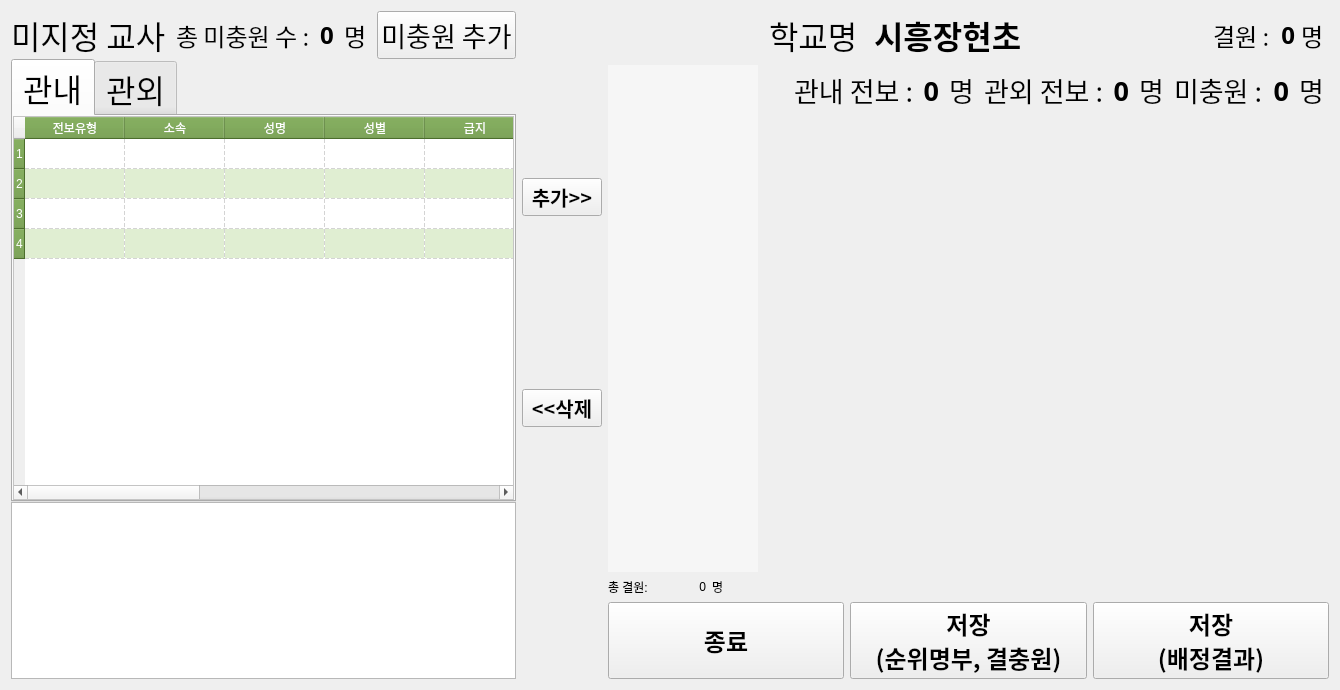
<?xml version="1.0" encoding="UTF-8"?>
<ui version="4.0">
 <class>WorkingField</class>
 <widget class="QWidget" name="WorkingField">
  <property name="geometry">
   <rect>
    <x>0</x>
    <y>0</y>
    <width>1293</width>
    <height>690</height>
   </rect>
  </property>
  <property name="mouseTracking">
   <bool>true</bool>
  </property>
  <property name="focusPolicy">
   <enum>Qt::NoFocus</enum>
  </property>
  <property name="windowTitle">
   <string>배치</string>
  </property>
  <layout class="QGridLayout" name="gridLayout">
   <item row="0" column="0" rowspan="4">
    <layout class="QVBoxLayout" name="verticalLayout_3">
     <property name="spacing">
      <number>0</number>
     </property>
     <item>
      <layout class="QHBoxLayout" name="horizontalLayout_7">
       <property name="spacing">
        <number>10</number>
       </property>
       <property name="topMargin">
        <number>0</number>
       </property>
       <item>
        <widget class="QLabel" name="label">
         <property name="sizePolicy">
          <sizepolicy hsizetype="Expanding" vsizetype="Preferred">
           <horstretch>0</horstretch>
           <verstretch>0</verstretch>
          </sizepolicy>
         </property>
         <property name="font">
          <font>
           <family>맑은 고딕</family>
           <pointsize>24</pointsize>
          </font>
         </property>
         <property name="text">
          <string>미지정 교사</string>
         </property>
        </widget>
       </item>
       <item>
        <widget class="QLabel" name="label_15">
         <property name="font">
          <font>
           <family>맑은 고딕</family>
           <pointsize>18</pointsize>
          </font>
         </property>
         <property name="text">
          <string>총 미충원 수 :</string>
         </property>
        </widget>
       </item>
       <item>
        <widget class="QLabel" name="label_total_term">
         <property name="font">
          <font>
           <family>맑은 고딕</family>
           <pointsize>18</pointsize>
           <weight>75</weight>
           <bold>true</bold>
          </font>
         </property>
         <property name="text">
          <string>0</string>
         </property>
        </widget>
       </item>
       <item>
        <widget class="QLabel" name="label_10">
         <property name="font">
          <font>
           <family>맑은 고딕</family>
           <pointsize>18</pointsize>
          </font>
         </property>
         <property name="text">
          <string>명</string>
         </property>
        </widget>
       </item>
       <item>
        <widget class="QPushButton" name="btn_add_term">
         <property name="font">
          <font>
           <family>맑은 고딕</family>
           <pointsize>20</pointsize>
           <weight>50</weight>
           <bold>false</bold>
          </font>
         </property>
         <property name="text">
          <string>미충원 추가</string>
         </property>
        </widget>
       </item>
      </layout>
     </item>
     <item>
      <layout class="QVBoxLayout" name="verticalLayout_4" stretch="5,2">
       <property name="spacing">
        <number>0</number>
       </property>
       <item>
        <widget class="QTabWidget" name="unspecified_tabWidget">
         <property name="font">
          <font>
           <family>맑은 고딕</family>
           <pointsize>24</pointsize>
          </font>
         </property>
         <property name="styleSheet">
          <string notr="true"/>
         </property>
         <property name="currentIndex">
          <number>0</number>
         </property>
         <widget class="QWidget" name="tab">
          <attribute name="title">
           <string>관내</string>
          </attribute>
          <layout class="QHBoxLayout" name="horizontalLayout_5">
           <property name="spacing">
            <number>0</number>
           </property>
           <property name="leftMargin">
            <number>0</number>
           </property>
           <property name="topMargin">
            <number>0</number>
           </property>
           <property name="rightMargin">
            <number>0</number>
           </property>
           <property name="bottomMargin">
            <number>0</number>
           </property>
           <item>
            <widget class="InternalTable" name="tableWidget_internal">
             <property name="focusPolicy">
              <enum>Qt::StrongFocus</enum>
             </property>
             <property name="autoFillBackground">
              <bool>true</bool>
             </property>
             <property name="styleSheet">
              <string notr="true">QHeaderView::section{
	background-color	: rgb(106, 154, 62);
	color: white;
}

QTableWidget{
	background:rgb(255, 255, 255);
	alternate-background-color:rgb(224, 238, 210);
	selection-background-color:transparent;
	show-decoration-selected:10;
}

QTableWidget::item:selected {
	background-color: rgb(37, 114, 71);
	color: white;
}</string>
             </property>
             <property name="sizeAdjustPolicy">
              <enum>QAbstractScrollArea::AdjustToContentsOnFirstShow</enum>
             </property>
             <property name="editTriggers">
              <set>QAbstractItemView::NoEditTriggers</set>
             </property>
             <property name="dragDropOverwriteMode">
              <bool>false</bool>
             </property>
             <property name="alternatingRowColors">
              <bool>true</bool>
             </property>
             <property name="selectionMode">
              <enum>QAbstractItemView::SingleSelection</enum>
             </property>
             <property name="selectionBehavior">
              <enum>QAbstractItemView::SelectRows</enum>
             </property>
             <property name="textElideMode">
              <enum>Qt::ElideMiddle</enum>
             </property>
             <property name="gridStyle">
              <enum>Qt::DashLine</enum>
             </property>
             <property name="sortingEnabled">
              <bool>true</bool>
             </property>
             <property name="wordWrap">
              <bool>true</bool>
             </property>
             <property name="cornerButtonEnabled">
              <bool>false</bool>
             </property>
             <property name="rowCount">
              <number>4</number>
             </property>
             <property name="columnCount">
              <number>11</number>
             </property>
             <attribute name="horizontalHeaderCascadingSectionResizes">
              <bool>true</bool>
             </attribute>
             <attribute name="horizontalHeaderHighlightSections">
              <bool>false</bool>
             </attribute>
             <attribute name="horizontalHeaderShowSortIndicator" stdset="0">
              <bool>true</bool>
             </attribute>
             <attribute name="horizontalHeaderStretchLastSection">
              <bool>false</bool>
             </attribute>
             <attribute name="verticalHeaderHighlightSections">
              <bool>false</bool>
             </attribute>
             <row/>
             <row/>
             <row/>
             <row/>
             <column>
              <property name="text">
               <string>전보유형</string>
              </property>
             </column>
             <column>
              <property name="text">
               <string>소속</string>
              </property>
             </column>
             <column>
              <property name="text">
               <string>성명</string>
              </property>
             </column>
             <column>
              <property name="text">
               <string>성별</string>
              </property>
             </column>
             <column>
              <property name="text">
               <string>급지</string>
              </property>
             </column>
             <column>
              <property name="text">
               <string>전보년수</string>
              </property>
             </column>
             <column>
              <property name="text">
               <string>전보점수</string>
              </property>
             </column>
             <column>
              <property name="text">
               <string>1지망</string>
              </property>
             </column>
             <column>
              <property name="text">
               <string>2지망</string>
              </property>
             </column>
             <column>
              <property name="text">
               <string>3지망</string>
              </property>
             </column>
             <column>
              <property name="text">
               <string>비고</string>
              </property>
             </column>
            </widget>
           </item>
          </layout>
         </widget>
         <widget class="QWidget" name="tab_2">
          <attribute name="title">
           <string>관외</string>
          </attribute>
          <layout class="QHBoxLayout" name="horizontalLayout_4">
           <property name="leftMargin">
            <number>0</number>
           </property>
           <property name="topMargin">
            <number>0</number>
           </property>
           <property name="rightMargin">
            <number>0</number>
           </property>
           <property name="bottomMargin">
            <number>0</number>
           </property>
           <item>
            <widget class="ExternalTable" name="tableWidget_external">
             <property name="styleSheet">
              <string notr="true">QHeaderView::section{
	background-color	: rgb(57, 135, 144);
	color: white;
}

QTableWidget{
	background:rgb(255, 255, 255);
	alternate-background-color:rgb(209, 235, 238);
	selection-background-color:transparent;
	show-decoration-selected:10;
}

QTableWidget::item:selected {
	background-color: rgb(99, 186, 194);
	color: white;
}</string>
             </property>
             <property name="sizeAdjustPolicy">
              <enum>QAbstractScrollArea::AdjustToContentsOnFirstShow</enum>
             </property>
             <property name="editTriggers">
              <set>QAbstractItemView::NoEditTriggers</set>
             </property>
             <property name="alternatingRowColors">
              <bool>true</bool>
             </property>
             <property name="selectionMode">
              <enum>QAbstractItemView::SingleSelection</enum>
             </property>
             <property name="selectionBehavior">
              <enum>QAbstractItemView::SelectRows</enum>
             </property>
             <property name="gridStyle">
              <enum>Qt::DashLine</enum>
             </property>
             <property name="sortingEnabled">
              <bool>true</bool>
             </property>
             <attribute name="horizontalHeaderCascadingSectionResizes">
              <bool>true</bool>
             </attribute>
             <attribute name="horizontalHeaderHighlightSections">
              <bool>false</bool>
             </attribute>
             <attribute name="verticalHeaderHighlightSections">
              <bool>false</bool>
             </attribute>
             <column>
              <property name="text">
               <string>전보유형</string>
              </property>
             </column>
             <column>
              <property name="text">
               <string>지역</string>
              </property>
             </column>
             <column>
              <property name="text">
               <string>학교명</string>
              </property>
             </column>
             <column>
              <property name="text">
               <string>직위</string>
              </property>
             </column>
             <column>
              <property name="text">
               <string>성명</string>
              </property>
             </column>
             <column>
              <property name="text">
               <string>생년월일</string>
              </property>
             </column>
             <column>
              <property name="text">
               <string>성별</string>
              </property>
             </column>
             <column>
              <property name="text">
               <string>교육총경력</string>
              </property>
             </column>
             <column>
              <property name="text">
               <string>심화전공</string>
              </property>
             </column>
             <column>
              <property name="text">
               <string>1희망지구</string>
              </property>
             </column>
             <column>
              <property name="text">
               <string>2희망지구</string>
              </property>
             </column>
             <column>
              <property name="text">
               <string>3희망지구</string>
              </property>
             </column>
             <column>
              <property name="text">
               <string>휴직종류</string>
              </property>
             </column>
             <column>
              <property name="text">
               <string>휴직시작일</string>
              </property>
             </column>
             <column>
              <property name="text">
               <string>휴직종료일</string>
              </property>
             </column>
             <column>
              <property name="text">
               <string>친인척학교명</string>
              </property>
             </column>
             <column>
              <property name="text">
               <string>관계</string>
              </property>
             </column>
             <column>
              <property name="text">
               <string>성명</string>
              </property>
             </column>
             <column>
              <property name="text">
               <string>주소</string>
              </property>
             </column>
             <column>
              <property name="text">
               <string>휴대폰</string>
              </property>
             </column>
             <column>
              <property name="text">
               <string>이메일</string>
              </property>
             </column>
             <column>
              <property name="text">
               <string>교통수단</string>
              </property>
             </column>
             <column>
              <property name="text">
               <string>비고</string>
              </property>
             </column>
            </widget>
           </item>
          </layout>
         </widget>
        </widget>
       </item>
       <item>
        <widget class="QTextEdit" name="teacherInfoEdit">
         <property name="font">
          <font>
           <pointsize>16</pointsize>
          </font>
         </property>
         <property name="readOnly">
          <bool>true</bool>
         </property>
        </widget>
       </item>
      </layout>
     </item>
    </layout>
   </item>
   <item row="0" column="1" rowspan="3">
    <layout class="QVBoxLayout" name="verticalLayout_2" stretch="0,0">
     <item>
      <widget class="QPushButton" name="btn_add">
       <property name="sizePolicy">
        <sizepolicy hsizetype="Minimum" vsizetype="Fixed">
         <horstretch>0</horstretch>
         <verstretch>0</verstretch>
        </sizepolicy>
       </property>
       <property name="font">
        <font>
         <family>맑은 고딕</family>
         <pointsize>15</pointsize>
         <weight>75</weight>
         <bold>true</bold>
        </font>
       </property>
       <property name="autoFillBackground">
        <bool>false</bool>
       </property>
       <property name="text">
        <string>추가&gt;&gt;</string>
       </property>
       <property name="default">
        <bool>false</bool>
       </property>
       <property name="flat">
        <bool>false</bool>
       </property>
      </widget>
     </item>
     <item>
      <widget class="QPushButton" name="btn_del">
       <property name="sizePolicy">
        <sizepolicy hsizetype="Minimum" vsizetype="Fixed">
         <horstretch>0</horstretch>
         <verstretch>0</verstretch>
        </sizepolicy>
       </property>
       <property name="font">
        <font>
         <family>맑은 고딕</family>
         <pointsize>15</pointsize>
         <weight>75</weight>
         <bold>true</bold>
        </font>
       </property>
       <property name="text">
        <string>&lt;&lt;삭제</string>
       </property>
      </widget>
     </item>
    </layout>
   </item>
   <item row="0" column="3" colspan="2">
    <layout class="QHBoxLayout" name="horizontalLayout_2" stretch="0,3,0,0,0">
     <property name="leftMargin">
      <number>5</number>
     </property>
     <property name="rightMargin">
      <number>5</number>
     </property>
     <item>
      <widget class="QLabel" name="label_8">
       <property name="sizePolicy">
        <sizepolicy hsizetype="Fixed" vsizetype="Preferred">
         <horstretch>0</horstretch>
         <verstretch>0</verstretch>
        </sizepolicy>
       </property>
       <property name="font">
        <font>
         <family>맑은 고딕</family>
         <pointsize>24</pointsize>
         <weight>50</weight>
         <bold>false</bold>
        </font>
       </property>
       <property name="text">
        <string>학교명</string>
       </property>
      </widget>
     </item>
     <item>
      <widget class="QLabel" name="label_school_name">
       <property name="font">
        <font>
         <family>맑은 고딕</family>
         <pointsize>24</pointsize>
         <weight>75</weight>
         <bold>true</bold>
        </font>
       </property>
       <property name="layoutDirection">
        <enum>Qt::RightToLeft</enum>
       </property>
       <property name="text">
        <string>시흥장현초</string>
       </property>
       <property name="alignment">
        <set>Qt::AlignLeading|Qt::AlignLeft|Qt::AlignVCenter</set>
       </property>
       <property name="indent">
        <number>10</number>
       </property>
      </widget>
     </item>
     <item>
      <widget class="QLabel" name="label_12">
       <property name="font">
        <font>
         <family>맑은 고딕</family>
         <pointsize>18</pointsize>
         <weight>50</weight>
         <bold>false</bold>
        </font>
       </property>
       <property name="text">
        <string>결원 : </string>
       </property>
      </widget>
     </item>
     <item>
      <widget class="QLabel" name="label_state">
       <property name="font">
        <font>
         <family>맑은 고딕</family>
         <pointsize>18</pointsize>
         <weight>75</weight>
         <bold>true</bold>
        </font>
       </property>
       <property name="text">
        <string>0</string>
       </property>
       <property name="alignment">
        <set>Qt::AlignRight|Qt::AlignTrailing|Qt::AlignVCenter</set>
       </property>
      </widget>
     </item>
     <item>
      <widget class="QLabel" name="label_13">
       <property name="font">
        <font>
         <family>맑은 고딕</family>
         <pointsize>18</pointsize>
         <weight>50</weight>
         <bold>false</bold>
        </font>
       </property>
       <property name="text">
        <string>명</string>
       </property>
      </widget>
     </item>
    </layout>
   </item>
   <item row="1" column="2" rowspan="2">
    <layout class="QVBoxLayout" name="verticalLayout_5">
     <item>
      <widget class="QListWidget" name="schoolListWidget">
       <property name="minimumSize">
        <size>
         <width>150</width>
         <height>0</height>
        </size>
       </property>
       <property name="font">
        <font>
         <family>Nanum Gothic</family>
         <pointsize>18</pointsize>
         <weight>50</weight>
         <italic>false</italic>
         <bold>false</bold>
        </font>
       </property>
       <property name="styleSheet">
        <string notr="true">QListWidget{
	border: 0px;
	background-color: rgb(246, 246, 246);
	selection-color: rgb(0, 0, 0);
     selection-background-color: rgb(220, 220, 220);
	font: 18pt &quot;Nanum Gothic&quot;;
}
QListWidget:item{
	font: 18pt &quot;맑은 고딕&quot;;
}</string>
       </property>
       <property name="sizeAdjustPolicy">
        <enum>QAbstractScrollArea::AdjustToContents</enum>
       </property>
       <property name="editTriggers">
        <set>QAbstractItemView::NoEditTriggers</set>
       </property>
       <property name="alternatingRowColors">
        <bool>true</bool>
       </property>
       <property name="selectionBehavior">
        <enum>QAbstractItemView::SelectItems</enum>
       </property>
       <property name="resizeMode">
        <enum>QListView::Adjust</enum>
       </property>
      </widget>
     </item>
     <item>
      <layout class="QHBoxLayout" name="horizontalLayout_3">
       <item>
        <widget class="QLabel" name="label_7">
         <property name="text">
          <string>총 결원:</string>
         </property>
        </widget>
       </item>
       <item>
        <widget class="QLabel" name="total_state">
         <property name="text">
          <string>0</string>
         </property>
         <property name="alignment">
          <set>Qt::AlignRight|Qt::AlignTrailing|Qt::AlignVCenter</set>
         </property>
        </widget>
       </item>
       <item>
        <widget class="QLabel" name="label_3">
         <property name="text">
          <string>명</string>
         </property>
        </widget>
       </item>
      </layout>
     </item>
    </layout>
   </item>
   <item row="1" column="3" colspan="2">
    <layout class="QHBoxLayout" name="horizontalLayout_9">
     <property name="spacing">
      <number>10</number>
     </property>
     <property name="leftMargin">
      <number>30</number>
     </property>
     <property name="topMargin">
      <number>5</number>
     </property>
     <property name="rightMargin">
      <number>5</number>
     </property>
     <property name="bottomMargin">
      <number>0</number>
     </property>
     <item>
      <widget class="QLabel" name="label_4">
       <property name="font">
        <font>
         <family>맑은 고딕</family>
         <pointsize>20</pointsize>
         <weight>50</weight>
         <bold>false</bold>
        </font>
       </property>
       <property name="text">
        <string>관내 전보 :</string>
       </property>
       <property name="alignment">
        <set>Qt::AlignRight|Qt::AlignTrailing|Qt::AlignVCenter</set>
       </property>
      </widget>
     </item>
     <item>
      <widget class="QLabel" name="label_inside">
       <property name="sizePolicy">
        <sizepolicy hsizetype="Preferred" vsizetype="Preferred">
         <horstretch>0</horstretch>
         <verstretch>0</verstretch>
        </sizepolicy>
       </property>
       <property name="font">
        <font>
         <family>맑은 고딕</family>
         <pointsize>20</pointsize>
         <weight>75</weight>
         <bold>true</bold>
        </font>
       </property>
       <property name="text">
        <string>0</string>
       </property>
       <property name="alignment">
        <set>Qt::AlignRight|Qt::AlignTrailing|Qt::AlignVCenter</set>
       </property>
       <property name="wordWrap">
        <bool>false</bool>
       </property>
      </widget>
     </item>
     <item>
      <widget class="QLabel" name="label_5">
       <property name="font">
        <font>
         <family>맑은 고딕</family>
         <pointsize>20</pointsize>
         <weight>50</weight>
         <bold>false</bold>
        </font>
       </property>
       <property name="text">
        <string>명</string>
       </property>
      </widget>
     </item>
     <item>
      <widget class="QLabel" name="label_2">
       <property name="font">
        <font>
         <family>맑은 고딕</family>
         <pointsize>20</pointsize>
         <weight>50</weight>
         <bold>false</bold>
        </font>
       </property>
       <property name="text">
        <string>관외 전보 :</string>
       </property>
       <property name="alignment">
        <set>Qt::AlignRight|Qt::AlignTrailing|Qt::AlignVCenter</set>
       </property>
      </widget>
     </item>
     <item>
      <widget class="QLabel" name="label_outside">
       <property name="sizePolicy">
        <sizepolicy hsizetype="Preferred" vsizetype="Preferred">
         <horstretch>0</horstretch>
         <verstretch>0</verstretch>
        </sizepolicy>
       </property>
       <property name="font">
        <font>
         <family>맑은 고딕</family>
         <pointsize>20</pointsize>
         <weight>75</weight>
         <bold>true</bold>
        </font>
       </property>
       <property name="text">
        <string>0</string>
       </property>
       <property name="alignment">
        <set>Qt::AlignRight|Qt::AlignTrailing|Qt::AlignVCenter</set>
       </property>
      </widget>
     </item>
     <item>
      <widget class="QLabel" name="label_6">
       <property name="font">
        <font>
         <family>맑은 고딕</family>
         <pointsize>20</pointsize>
         <weight>50</weight>
         <bold>false</bold>
        </font>
       </property>
       <property name="text">
        <string>명</string>
       </property>
      </widget>
     </item>
     <item>
      <widget class="QLabel" name="label_9">
       <property name="font">
        <font>
         <family>맑은 고딕</family>
         <pointsize>20</pointsize>
         <weight>50</weight>
         <bold>false</bold>
        </font>
       </property>
       <property name="text">
        <string>미충원 :</string>
       </property>
      </widget>
     </item>
     <item>
      <widget class="QLabel" name="label_term">
       <property name="sizePolicy">
        <sizepolicy hsizetype="Preferred" vsizetype="Preferred">
         <horstretch>0</horstretch>
         <verstretch>0</verstretch>
        </sizepolicy>
       </property>
       <property name="font">
        <font>
         <family>맑은 고딕</family>
         <pointsize>20</pointsize>
         <weight>75</weight>
         <bold>true</bold>
        </font>
       </property>
       <property name="text">
        <string>0</string>
       </property>
       <property name="alignment">
        <set>Qt::AlignRight|Qt::AlignTrailing|Qt::AlignVCenter</set>
       </property>
      </widget>
     </item>
     <item>
      <widget class="QLabel" name="label_11">
       <property name="font">
        <font>
         <family>맑은 고딕</family>
         <pointsize>20</pointsize>
         <weight>50</weight>
         <bold>false</bold>
        </font>
       </property>
       <property name="text">
        <string>명</string>
       </property>
      </widget>
     </item>
    </layout>
   </item>
   <item row="2" column="4">
    <layout class="QVBoxLayout" name="verticalLayout" stretch="0">
     <property name="leftMargin">
      <number>10</number>
     </property>
     <property name="rightMargin">
      <number>10</number>
     </property>
     <item>
      <widget class="QStackedWidget" name="stackedWidget">
       <property name="sizePolicy">
        <sizepolicy hsizetype="Preferred" vsizetype="Expanding">
         <horstretch>0</horstretch>
         <verstretch>0</verstretch>
        </sizepolicy>
       </property>
      </widget>
     </item>
    </layout>
   </item>
   <item row="3" column="2" colspan="3">
    <layout class="QHBoxLayout" name="horizontalLayout_6">
     <property name="topMargin">
      <number>0</number>
     </property>
     <item>
      <widget class="QPushButton" name="button_exit">
       <property name="sizePolicy">
        <sizepolicy hsizetype="Minimum" vsizetype="Preferred">
         <horstretch>0</horstretch>
         <verstretch>0</verstretch>
        </sizepolicy>
       </property>
       <property name="font">
        <font>
         <family>맑은 고딕</family>
         <pointsize>18</pointsize>
         <weight>75</weight>
         <bold>true</bold>
        </font>
       </property>
       <property name="cursor">
        <cursorShape>PointingHandCursor</cursorShape>
       </property>
       <property name="text">
        <string>종료</string>
       </property>
      </widget>
     </item>
     <item>
      <widget class="QPushButton" name="button_update">
       <property name="sizePolicy">
        <sizepolicy hsizetype="Minimum" vsizetype="Preferred">
         <horstretch>0</horstretch>
         <verstretch>0</verstretch>
        </sizepolicy>
       </property>
       <property name="font">
        <font>
         <family>맑은 고딕</family>
         <pointsize>18</pointsize>
         <weight>75</weight>
         <bold>true</bold>
        </font>
       </property>
       <property name="cursor">
        <cursorShape>PointingHandCursor</cursorShape>
       </property>
       <property name="text">
        <string>저장
(순위명부, 결충원)</string>
       </property>
      </widget>
     </item>
     <item>
      <widget class="QPushButton" name="button_save_result">
       <property name="sizePolicy">
        <sizepolicy hsizetype="Minimum" vsizetype="Preferred">
         <horstretch>0</horstretch>
         <verstretch>0</verstretch>
        </sizepolicy>
       </property>
       <property name="font">
        <font>
         <family>맑은 고딕</family>
         <pointsize>18</pointsize>
         <weight>75</weight>
         <bold>true</bold>
        </font>
       </property>
       <property name="cursor">
        <cursorShape>PointingHandCursor</cursorShape>
       </property>
       <property name="text">
        <string>저장
(배정결과)</string>
       </property>
      </widget>
     </item>
    </layout>
   </item>
  </layout>
 </widget>
 <customwidgets>
  <customwidget>
   <class>InternalTable</class>
   <extends>QTableWidget</extends>
   <header>table_internal.h</header>
  </customwidget>
  <customwidget>
   <class>ExternalTable</class>
   <extends>QTableWidget</extends>
   <header>table_external.h</header>
  </customwidget>
 </customwidgets>
 <resources/>
 <connections>
  <connection>
   <sender>btn_add</sender>
   <signal>clicked()</signal>
   <receiver>WorkingField</receiver>
   <slot>add()</slot>
   <hints>
    <hint type="sourcelabel">
     <x>502</x>
     <y>246</y>
    </hint>
    <hint type="destinationlabel">
     <x>423</x>
     <y>573</y>
    </hint>
   </hints>
  </connection>
  <connection>
   <sender>btn_del</sender>
   <signal>clicked()</signal>
   <receiver>WorkingField</receiver>
   <slot>delete()</slot>
   <hints>
    <hint type="sourcelabel">
     <x>502</x>
     <y>479</y>
    </hint>
    <hint type="destinationlabel">
     <x>445</x>
     <y>572</y>
    </hint>
   </hints>
  </connection>
  <connection>
   <sender>button_update</sender>
   <signal>clicked()</signal>
   <receiver>WorkingField</receiver>
   <slot>update_file()</slot>
   <hints>
    <hint type="sourcelabel">
     <x>970</x>
     <y>671</y>
    </hint>
    <hint type="destinationlabel">
     <x>964</x>
     <y>699</y>
    </hint>
   </hints>
  </connection>
  <connection>
   <sender>button_save_result</sender>
   <signal>clicked()</signal>
   <receiver>WorkingField</receiver>
   <slot>save()</slot>
   <hints>
    <hint type="sourcelabel">
     <x>1140</x>
     <y>652</y>
    </hint>
    <hint type="destinationlabel">
     <x>1130</x>
     <y>699</y>
    </hint>
   </hints>
  </connection>
  <connection>
   <sender>button_exit</sender>
   <signal>clicked()</signal>
   <receiver>WorkingField</receiver>
   <slot>show_dialog_exit()</slot>
   <hints>
    <hint type="sourcelabel">
     <x>759</x>
     <y>680</y>
    </hint>
    <hint type="destinationlabel">
     <x>701</x>
     <y>652</y>
    </hint>
   </hints>
  </connection>
  <connection>
   <sender>unspecified_tabWidget</sender>
   <signal>currentChanged(int)</signal>
   <receiver>tableWidget_internal</receiver>
   <slot>clearSelection()</slot>
   <hints>
    <hint type="sourcelabel">
     <x>382</x>
     <y>164</y>
    </hint>
    <hint type="destinationlabel">
     <x>414</x>
     <y>276</y>
    </hint>
   </hints>
  </connection>
  <connection>
   <sender>unspecified_tabWidget</sender>
   <signal>currentChanged(int)</signal>
   <receiver>tableWidget_external</receiver>
   <slot>clearSelection()</slot>
   <hints>
    <hint type="sourcelabel">
     <x>391</x>
     <y>163</y>
    </hint>
    <hint type="destinationlabel">
     <x>116</x>
     <y>129</y>
    </hint>
   </hints>
  </connection>
  <connection>
   <sender>unspecified_tabWidget</sender>
   <signal>currentChanged(int)</signal>
   <receiver>teacherInfoEdit</receiver>
   <slot>clear()</slot>
   <hints>
    <hint type="sourcelabel">
     <x>417</x>
     <y>217</y>
    </hint>
    <hint type="destinationlabel">
     <x>348</x>
     <y>535</y>
    </hint>
   </hints>
  </connection>
  <connection>
   <sender>tableWidget_external</sender>
   <signal>currentCellChanged(int,int,int,int)</signal>
   <receiver>WorkingField</receiver>
   <slot>teacherInfoChanged(int)</slot>
   <hints>
    <hint type="sourcelabel">
     <x>116</x>
     <y>129</y>
    </hint>
    <hint type="destinationlabel">
     <x>233</x>
     <y>680</y>
    </hint>
   </hints>
  </connection>
  <connection>
   <sender>tableWidget_internal</sender>
   <signal>currentCellChanged(int,int,int,int)</signal>
   <receiver>WorkingField</receiver>
   <slot>teacherInfoChanged(int)</slot>
   <hints>
    <hint type="sourcelabel">
     <x>304</x>
     <y>263</y>
    </hint>
    <hint type="destinationlabel">
     <x>639</x>
     <y>350</y>
    </hint>
   </hints>
  </connection>
  <connection>
   <sender>btn_add_term</sender>
   <signal>clicked()</signal>
   <receiver>WorkingField</receiver>
   <slot>add_temp()</slot>
   <hints>
    <hint type="sourcelabel">
     <x>418</x>
     <y>51</y>
    </hint>
    <hint type="destinationlabel">
     <x>486</x>
     <y>6</y>
    </hint>
   </hints>
  </connection>
  <connection>
   <sender>schoolListWidget</sender>
   <signal>currentRowChanged(int)</signal>
   <receiver>WorkingField</receiver>
   <slot>tabChanged(int)</slot>
   <hints>
    <hint type="sourcelabel">
     <x>656</x>
     <y>619</y>
    </hint>
    <hint type="destinationlabel">
     <x>636</x>
     <y>569</y>
    </hint>
   </hints>
  </connection>
  <connection>
   <sender>schoolListWidget</sender>
   <signal>currentRowChanged(int)</signal>
   <receiver>stackedWidget</receiver>
   <slot>setCurrentIndex(int)</slot>
   <hints>
    <hint type="sourcelabel">
     <x>656</x>
     <y>389</y>
    </hint>
    <hint type="destinationlabel">
     <x>1255</x>
     <y>342</y>
    </hint>
   </hints>
  </connection>
 </connections>
 <slots>
  <slot>add()</slot>
  <slot>delete()</slot>
  <slot>tabChanged(int)</slot>
  <slot>save()</slot>
  <slot>teacherInfoChanged(int)</slot>
  <slot>update_file()</slot>
  <slot>show_dialog_exit()</slot>
  <slot>add_temp()</slot>
 </slots>
</ui>
